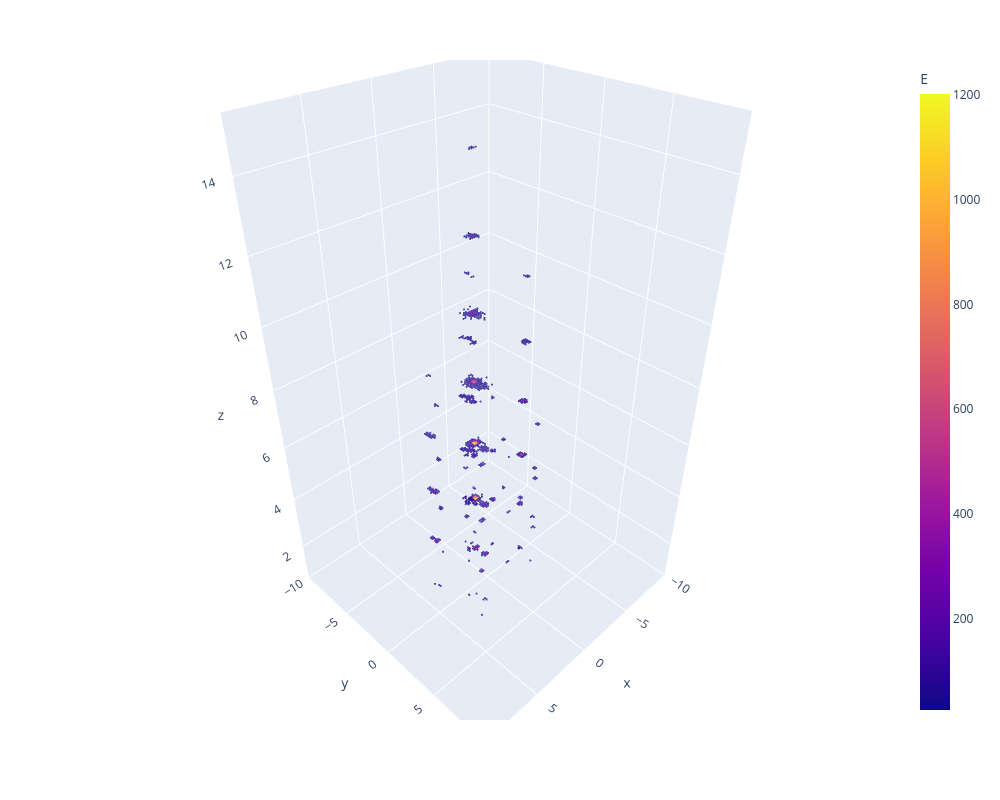

The cell this chart's notebook holds for it:
### Code cell
from dataset import transform

ev = 0

is_nan = torch.isnan(X['cell_x'][ev])
plot_dict = {k: transform(v[ev][~is_nan], k, dataset.xform_cfg, inverse=True) for k, v in X.items()}
plot_dict['x'] = plot_dict.pop('cell_x')
plot_dict['y'] = plot_dict.pop('cell_y')
plot_dict['z'] = plot_dict.pop('cell_z')
plot_dict['E'] = plot_dict.pop('cell_e')
plot_dict['size'] = (plot_dict['E'] + 1).log()

plot_point_cloud(plot_dict, xy_range=dataset.calo_cfg['width'])

### Figure 1 — Plotly figure (JSON) as saved in the notebook; plotly's stock layout.template omitted (floating-point values rounded to 4 significant figures; data arrays with more than 128 entries replaced by an {"elided": "..."} marker saying what was removed)
{"data": [{"hovertemplate": "x=%{x}<br>y=%{y}<br>z=%{z}<br>size=%{marker.size}<br>E=%{marker.color}<extra></extra>", "legendgroup": "", "marker": {"color": {"elided": "591 float values"}, "coloraxis": "coloraxis", "line": {"width": 0}, "size": {"elided": "591 float values"}, "sizemode": "area", "sizeref": 0.2837, "symbol": "circle"}, "mode": "markers", "name": "", "scene": "scene", "showlegend": false, "type": "scatter3d", "x": {"elided": "591 float values"}, "y": {"elided": "591 float values"}, "z": {"elided": "591 float values"}}], "layout": {"coloraxis": {"colorbar": {"title": {"text": "E"}}, "colorscale": [[0, "#0d0887"], [0.1111, "#46039f"], [0.2222, "#7201a8"], [0.3333, "#9c179e"], [0.4444, "#bd3786"], [0.5556, "#d8576b"], [0.6667, "#ed7953"], [0.7778, "#fb9f3a"], [0.8889, "#fdca26"], [1, "#f0f921"]]}, "height": 800, "legend": {"itemsizing": "constant", "tracegroupgap": 0}, "margin": {"t": 60}, "scene": {"domain": {"x": [0, 1], "y": [0, 1]}, "xaxis": {"range": [-10, 10], "title": {"text": "x"}}, "yaxis": {"range": [-10, 10], "title": {"text": "y"}}, "zaxis": {"title": {"text": "z"}}}, "width": 1000}}
